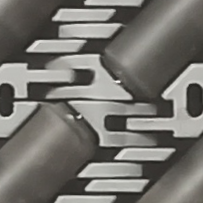
#> input picture Python/Intradox/resource/Marker_DARB_0.bmp, 203 x 203 px
$ python -i ToolsImageProcess.py   (imports and definitions only)
#> lines starting #> are read from the running program, lines starting #| are printed output that depends on the picture
#> further down, picture is the input picture: shape (203, 203, 3); mean B, G, R 110.7, 115.7, 117.7
import os

import cv2
import copy
import numpy as np


class camera(object):
	def __init__(self):
		self.width   = 0
		self.height  = 0
		self.deviceN = 0
		self.magicN  = 0
		self.vid     = 0
		self.scale   = 0

class markerImage(object):
	def __init__(self):
		self.width   = 0
		self.height  = 0
		self.image   = 0
		self.pitchX  = 0
		self.pitchY  = 0
		self.filter  = 0
		self.scaleMin = 0
		self.scaleMax = 0
		self.scaleWarning = 0
		self.scaleRatio = 0

cam     = camera()
marker  = markerImage()
markerS = markerImage()
threshold = 0.8
debugShow = False

markerScale = 1.0
markerSearchDir = 1
status = 'OK'

#Method = cv2.TM_CCOEFF
Method = cv2.TM_CCOEFF_NORMED

# [8 lines of commented-out code are left out]
kernelLowPass = np.array([[1, 1, 1, 1, 1],
						  [1, 1, 1, 1, 1],
						  [1, 1, 1, 1, 1],
						  [1, 1, 1, 1, 1],
						  [1, 1, 1, 1, 1]])
kernelLowPass = kernelLowPass / np.sum(kernelLowPass)

#prepare the 3x3 / 5x5 shaped high pass filter
#kernelHighPass = np.array([[ 0.0, -1.0,  0.0],
#						    [ -1.0,  5.0, -1.0],
#						    [  0.0, -1.0,  0.0]])

kernelHighPass = np.array([[ 0.0, -1.0, -3.0, -1.0,  0.0],
						   [-1.0,  1.5,  2.5,  1.5, -1.0],
						   [-3.0,  2.5,  4.0,  2.5, -3.0],
						   [-1.0,  1.5,  2.5,  1.5, -1.0],
						   [ 0.0, -1.0, -3.0, -1.0,  0.0]])
kernelHighPass = kernelHighPass / (np.sum(kernelHighPass) if np.sum(kernelHighPass)!=0 else 1)


debugPlot = []

# [73 lines left out: function initCamera, not called in this run]

currentPath = os.getcwd() + "Intradox/";

# [98 lines left out: function initMarker, not called in this run]

def getCamFrame():
	frame = cam.vid.read()
	return frame

def release():
	cam.vid.release()

# [48 lines left out: functions removeGlare, hisEqulColor, prepImageOrg, not called in this run]

def prepImage(image, scale, filter, ID):
#> called with scale = 1, filter = 0, ID = 'MAIN'
	image = cv2.cvtColor(image, cv2.COLOR_BGR2GRAY)

	if scale != 1.0:
		image = cv2.resize(image, (round(image.shape[1] * scale),round(image.shape[0] * scale)), interpolation = cv2.INTER_AREA)
	#else:
	#	#removeGlare(image,200)
	#image = cv2.equalizeHist(image)
	#


	match filter:
		case 'LOW_PASS':
			image = cv2.filter2D(image,-1,kernelLowPass)
			image = cv2.GaussianBlur(image,(11,11),0)
			if debugShow:
				cv2.imshow('lowPass' + ID,image)
		case 'HIGH_PASS':

			# remove the DC component
			#image = cv2.GaussianBlur(image, (21, 21), 0) - image + 127
			image = cv2.blur(image, (11, 11), 0) - image + 127
			#image = image - cv2.GaussianBlur(image, (21, 21), 0) + 127

			image = cv2.GaussianBlur(image,(5,5),0)
			#image = removeGlare(image,200)
			# high pass filtercc
			image = cv2.filter2D(image,-1,kernelHighPass)
			# smooth the results

			image = cv2.bilateralFilter(image,9,75,75)

			#image = cv2.normalize(image, image, 0, 255,cv2.NORM_MINMAX)

			if debugShow:
				cv2.imshow('highPass' + ID,image)
		case 'NONE':
			pass
		case _:
			pass


	return image

# [4 lines left out: function matchTemplate, not called in this run]

def findMarkers(frame):
	global markerScale
	global debugPlot
	global status

	MarkerStepS = 0.002 * cam.scale
	MarkerStepM = 0.008 * cam.scale
	MarkerStepL = 0.05 * cam.scale
	MarkerScaleMin = marker.scaleMin * cam.scale
	MarkerScaleMax = marker.scaleMax * cam.scale

	# prepare the frame


	frame_gray = prepImage(frame,1, marker.filter, 'MAIN')

	frame_mask = copy.copy(frame_gray)
	cv2.rectangle(frame_mask,(0,0), (frame_mask.shape[1],frame_mask.shape[0]), 0, -1)
#> frame_mask: shape (203, 203); every value is 0


	# course marker search
	delta = estimateFocus(frame)
	focusEst = delta / (marker.image.shape[1] / marker.scaleRatio)
	# make a proportional update towards the expected required focus
	if focusEst != 0:
		markerScale -= (markerScale - focusEst) / 4.0

	# find the best matching marker scale
	# update the "focus" by resizing the marker, attempting to get the best matching size
	marker2 = prepImage(marker.image,markerScale - MarkerStepM, marker.filter, 'Marker-')
	min_valM, max_valM, min_loc, max_loc, result = matchTemplate(frame_gray, marker2)

	marker2 = prepImage(marker.image, markerScale + MarkerStepM * cam.scale, marker.filter, 'Marker+')
	min_valP, max_valP, min_loc, max_loc, result = matchTemplate(frame_gray, marker2)

	marker2 = prepImage(marker.image, markerScale, marker.filter, 'Marker')
	min_val, max_val, min_loc, max_loc, result = matchTemplate(frame_gray, marker2)
	corr = max_val

	if max_val < 0.45: # the correlation is too low, update the marker scale, this avoids getting locked in a max or min value
		markerScale += MarkerStepS * markerSearchDir
		status = 'SEARCHING'
		if focusEst != 0:
			markerScale = focusEst

	else:
		markerSearchCounter = 0
		status = 'OK'
		if max_val < max(max_valP, max_valM): # if needed update the marker scale to match the best zoom
			if max_valP > max_valM:
				markerScale += MarkerStepS
			else:
				markerScale -= MarkerStepS

	if markerScale >= MarkerScaleMax - marker.scaleWarning:
		status = 'TOO_FAR'

	if markerScale >= MarkerScaleMax:
		markerScale = MarkerScaleMax

	if markerScale <= MarkerScaleMin + marker.scaleWarning:
		status = 'TOO_CLOSE'

	if markerScale <= MarkerScaleMin:
		markerScale = MarkerScaleMin

	result_org = copy.copy(result)

	# process the data
	# loop through the matched image until the highest result is below the threshold
	# this is done by finding the highest threshold and then covering that area with
	# a black image to allow finding the next best match
	dataPoints = []
	while (max_val >= threshold) and (len(dataPoints) < 265): # limit the markers to the best 256 points to ensure reasonable performance
		# add the found point to the list of points
		if  (max_loc[0] > 0) and (max_loc[0] < result.shape[1]) and\
			(max_loc[1] > 0) and (max_loc[1] < result.shape[0]):
			dataPoints.append((max_loc[0] + (round(marker.width * markerScale)//2), max_loc[1] + (round(marker.height * markerScale)//2)))
		# black out the area where the point was found to allow finding the next best
		cv2.rectangle(result,(max_loc[0] - (round(marker.width * markerScale)//2), max_loc[1] - (round(marker.height* markerScale)//2)), (max_loc[0] + (round(marker.width * markerScale)//2), max_loc[1] + (round(marker.height * markerScale)//2)), 0, -1)
		min_val, max_val, min_loc, max_loc = cv2.minMaxLoc(result)

	if debugShow:
		debugstr = 'scale : {:.2f} Correlation: {:.2f}'
		cv2.putText(result, debugstr.format(markerScale,corr), (20,20), cv2.FONT_HERSHEY_SIMPLEX, 0.5, (255,255,255), 1, cv2.LINE_AA)
		cv2.imshow('result', result)
		cv2.imshow('result_org',result_org)
		cv2.imshow('marker2',marker2)
		cv2.imshow('frameGray',frame_gray)

	markerScale2 = markerScale / cam.scale

	return corr, markerScale2, dataPoints, status

def estimateFocus(image):
	global marker
	threshold = 0.7
	blockRange = 10
	dataPoints = []
	val0 = 0
	val1 = 0
	delta = 0

	h = 31
	w = image.shape[1] // 3
#> w = 67
	x = (image.shape[1] - w) // 2
#> x = 68
	y = (image.shape[0] - h) // 2
#> y = 86
	image  = image[y:y+h, 0:image.shape[1]]
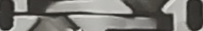
#> image: shape (31, 203, 3); mean of channels 0, 1, 2 115.6, 120.2, 121.5; drawn as B, G, R
	#image  = cv2.cvtColor(image, cv2.COLOR_BGR2GRAY)
	image = prepImage(image,1,marker.filter,'EF')

	image  = cv2.blur(image,(1,91),0)
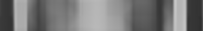
#> image: shape (31, 203); min 47, max 199, mean 120.3
	marker2 = image[0:image.shape[0] // 2, x:x+w]

	result = cv2.matchTemplate(image,marker2,Method)
	if debugShow:
		cv2.imshow('estimateFocusBlurResult1',result)
	min_val, max_val, min_loc, max_loc = cv2.minMaxLoc(result)
#> min_val = -0.896; max_val = 1; min_loc = (17, 16); max_loc = (68, 0)
	while (max_val >= threshold) and (len(dataPoints) < 265): # limit the markers to the best 256 points to ensure reasonable performance
		# add the found point to the list of points
		if  (max_loc[0] > 0) and (max_loc[0] < result.shape[1]):
			if len(dataPoints) > 0:
				if max_loc[0] > dataPoints[0]:
					dataPoints.append(max_loc[0])
			else:
				dataPoints.append(max_loc[0])
		# black out the area where the point was found to allow finding the next best
		cv2.rectangle(result,(max_loc[0] - blockRange, 0), (max_loc[0] + blockRange, result.shape[0]), 0, -1)
		min_val, max_val, min_loc, max_loc = cv2.minMaxLoc(result)
#> this loop made 1 pass
#> (min_val, max_val, min_loc, max_loc) on pass 1: (-0.896, 0.642, (17, 16), (79, 16))
#> after the loop, dataPoints = [68]
	delta = 0
	if len(dataPoints) >= 1:
		val0 = dataPoints[0]
#> val0 = 68
		dataPoints.pop(0)
		if len(dataPoints) >= 1:
			val1 = min(dataPoints)
			delta = val1- val0
			if delta <= blockRange + 1:
				delta = 0

	if debugShow:
		cv2.imshow('estimateFocusBlurImage', image)
		cv2.imshow('estimateFocusBlurMarker',marker2)
		cv2.imshow('estimateFocusBlurResult',result)
		print(val0, val1, delta, dataPoints)
	return delta
#
#
#
#
#


#

>>> import cv2
>>> picture = cv2.imread('resource/Marker_DARB_0.bmp')
>>> result = findMarkers(picture)
#> in findMarkers, `delta = estimateFocus(frame)`: delta = 0
#> (the run stopped early here; a loop or call above may not have finished)

$ run again, on Python/Intradox/resource/Marker_DARB_180.bmp
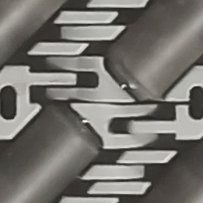
#> input picture Python/Intradox/resource/Marker_DARB_180.bmp, 203 x 203 px
#> picture is the input picture: shape (203, 203, 3); mean B, G, R 110.7, 115.7, 117.7
#> frame_mask: shape (203, 203); every value is 0
#> in estimateFocus, `image  = image[y:y+h, 0:image.shape[1]]`:
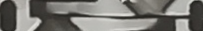
#> image: shape (31, 203, 3); mean of channels 0, 1, 2 115.6, 120.2, 121.5; drawn as B, G, R
#> in estimateFocus, `image  = cv2.blur(image,(1,91),0)`:
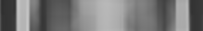
#> image: shape (31, 203); min 47, max 199, mean 120.3
#> in estimateFocus, `min_val, max_val, min_loc, max_loc = cv2.minMaxLoc(result)`: min_val = -0.895; max_val = 1; min_loc = (18, 0); max_loc = (68, 0)
#> the loop in estimateFocus, `while (max_val >= threshold) and (len(dataPoints) < 265):` made 1 pass
#> (min_val, max_val, min_loc, max_loc) on pass 1: (-0.895, 0.695, (18, 0), (57, 0))
#> after the loop in estimateFocus, `while (max_val >= threshold) and (len(dataPoints) < 265):`: dataPoints = [68]
#> val0 = 68
#> delta = 0

$ run again, on Python/Intradox/resource/Marker_DARB_base.bmp
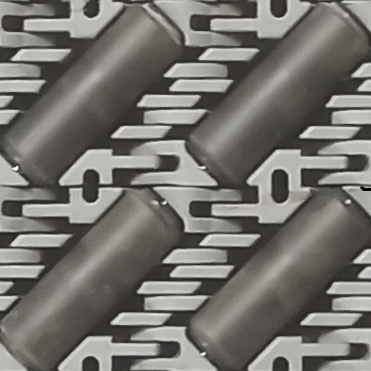
#> input picture Python/Intradox/resource/Marker_DARB_base.bmp, 371 x 371 px
#> picture is the input picture: shape (371, 371, 3); mean B, G, R 111.7, 116.7, 118.5
#> frame_mask: shape (371, 371); every value is 0
#> in estimateFocus, `image  = image[y:y+h, 0:image.shape[1]]`:
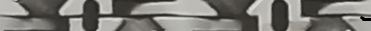
#> image: shape (31, 371, 3); mean of channels 0, 1, 2 117, 121.5, 122.7; drawn as B, G, R
#> in estimateFocus, `image  = cv2.blur(image,(1,91),0)`:
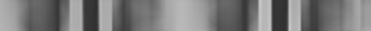
#> image: shape (31, 371); min 47, max 199, mean 121.9
#> in estimateFocus, `min_val, max_val, min_loc, max_loc = cv2.minMaxLoc(result)`: min_val = -0.612; max_val = 1; min_loc = (72, 16); max_loc = (124, 0)
#> the loop in estimateFocus, `while (max_val >= threshold) and (len(dataPoints) < 265):` made 3 passes
#> (max_val, max_loc) on passes 1 to 3: (0.788, (113, 16)), (0.738, (135, 0)), (0.316, (214, 16))
#> after the loop in estimateFocus, `while (max_val >= threshold) and (len(dataPoints) < 265):`: dataPoints = [124, 135]
#> val0 = 124
#> val1 = 135
#> in estimateFocus, `delta = val1- val0`: delta = 11
#> in findMarkers, `delta = estimateFocus(frame)`: delta = 0

$ run again, on Python/Intradox/resource/Marker_S400ARB45_0.bmp
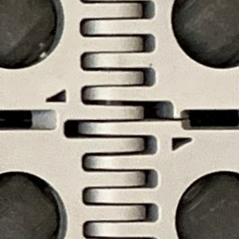
#> input picture Python/Intradox/resource/Marker_S400ARB45_0.bmp, 239 x 239 px
#> picture is the input picture: shape (239, 239, 3); mean B, G, R 131.7, 142.5, 148.4
#> frame_mask: shape (239, 239); every value is 0
#> in estimateFocus, `image  = image[y:y+h, 0:image.shape[1]]`:
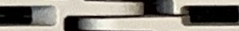
#> image: shape (31, 239, 3); mean of channels 0, 1, 2 123.9, 132.8, 137.7; drawn as B, G, R
#> in estimateFocus, `image  = cv2.blur(image,(1,91),0)`:
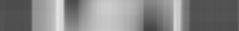
#> image: shape (31, 239); min 69, max 227, mean 132.1
#> in estimateFocus, `min_val, max_val, min_loc, max_loc = cv2.minMaxLoc(result)`: min_val = -0.63; max_val = 1; min_loc = (48, 0); max_loc = (80, 0)
#> the loop in estimateFocus, `while (max_val >= threshold) and (len(dataPoints) < 265):` made 2 passes
#> (min_val, max_val, min_loc, max_loc) on passes 1 to 2: (-0.63, 0.792, (48, 0), (69, 16)), (-0.63, 0.665, (48, 0), (145, 11))
#> after the loop in estimateFocus, `while (max_val >= threshold) and (len(dataPoints) < 265):`: dataPoints = [80]
#> val0 = 80
#> delta = 0
